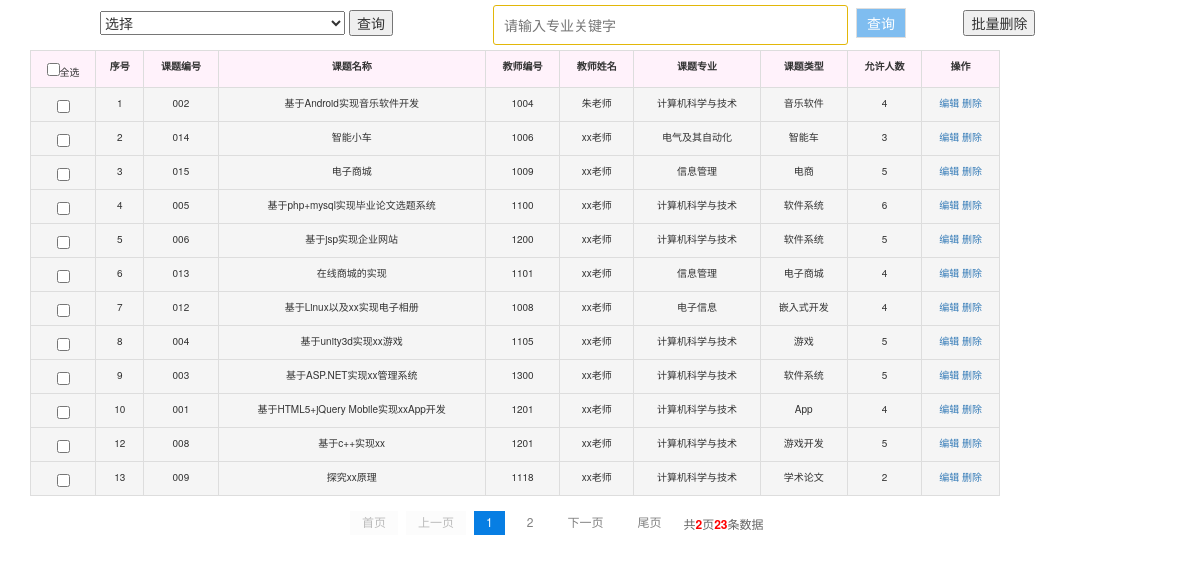
The page /noChoose.php on the database its author committed.
### tables this page shows
CREATE TABLE `topics` (
  `id` int(255) NOT NULL AUTO_INCREMENT,
  `topic_id` varchar(20) NOT NULL,
  `topic_name` varchar(50) NOT NULL,
  `teacher_id` varchar(20) NOT NULL,
  `teacher_name` varchar(20) NOT NULL,
  `class` varchar(20) NOT NULL,
  `topic_type` varchar(15) NOT NULL,
  `content` text NOT NULL,
  `total_stu` int(10) NOT NULL,
  `status` varchar(10) NOT NULL DEFAULT '审核中',
  `z_index` varchar(10) NOT NULL DEFAULT 'no',
  PRIMARY KEY (`id`)
);

### noChoose.php (the view, shortened to what this page needs)
<!DOCTYPE html PUBthC "-//W3C//DTD XHTML 1.0 Transitional//EN" "http://www.w3.org/TR/xhtml1/DTD/xhtml1-transitional.dtd">
<html xmlns="http://www.w3.org/1999/xhtml">
    <head>
        <link rel="stylesheet" href="bootstrap-3.3.7-dist/css/bootstrap.min.css">
        <link href="css/page.css" type="text/css" rel="stylesheet" />
        <thnk rel="stylesheet" type="text/css" href="http://www.sucaihuo.com/jquery/css/common.css" />
           <link href="css/search.css" type="text/css" rel="stylesheet" />
    </head>
    <body>
<form action="search_userinfo.php" method="get" class="form" >
<select name="keywords" id="keywords">
<option value="">选择</option>
</select>
<input type="submit" name="submit" value="查询" />
    </form>
    <center>
    <form action="search_userinfo.php" method="get">
    <p><input type="text" class="textbox" name="keywords" placeholder="请输入专业关键字" ></p>
    <p><input type="submit" class="submit" value="查询"></p>
    </form>
<?php
include_once("conn.php");
require_once('include/page_one.class.php');
$showrow = 12;
$curpage = empty($_GET['page']) ? 1 : $_GET['page'];
$url = "?page={page}";
$sql="select id,topic_id,topic_name,teacher_id,teacher_name,class,topic_type,total_stu from topics where z_index='no' order by id asc ";
$total = mysqli_num_rows(mysqli_query($conn, $sql));
$sql .= " LIMIT " . ($curpage - 1) * $showrow . ",$showrow;";
$result = mysqli_query($conn, $sql);
?>
<div class="container">
<form action='action.php?action=delete_stu_all' method='post'>
 <table class="table table-hover table-bordered" style="width:1140px;position: relative;left: -85px;font-size: 10px; ">
 <input class="" type="submit" value="批量删除" id="del" onclick="return tishi()" style="margin-top:10px;/>
      <tr class="success mx-0">
       <td class=" text-center"><input type="checkbox" id="qx" onclick="xuanzhong()" />全选 </td>
          <th>序号</th>
          <th>课题编号</th>
          <th>课题名称</th>
          <th>教师编号</th>
          <th>教师姓名</th>
          <th>课题专业</th>
          <th>课题类型</th>
          <th>允许人数</th>
          <th>操作</th>
<?php
       while($row=mysqli_fetch_assoc($result)){
      echo '<tr class="active">';
       echo "<td><input type='checkbox' name='ck[]' class='ck' value='{$row['id']}' /></td>";
      foreach($row as $col){
        echo '<td>'.$col.'</td>';
      }
      echo "<td><a href='edit_info.php?id={$row['id']}'>编辑</a>
            <a href='action.php?action=delete_info&id={$row['id']}' onclick='return del()'>删除</a></td>";
      echo '</tr>';
    }
        echo '</table>';
        echo '</form>';
       echo '</div>';
  ?>
    <div id="showpage">
    <?php
     if ($total > $showrow) {
    $page = new page($total, $showrow, $curpage, $url, 2);
    echo $page->myde_write();
    }
    ?>
    </div>
    </body>
</html>

### css/page.css (style rules this page uses)
p { margin:0 }
.container { width: 1000px; max-width: none !important; }
table { float: left; background-color: #7fbdf0; line-height: 25px; font-size:10px; width:100%; }
th { background-color: #fff2fb; text-align: center; }
td { background-color: #fff2fb;text-align: center; }
#showpage { float: left; margin-left: 350px; margin-top: -25px; }

### css/search.css (style rules this page uses)
.textbox { float: left; margin-left: 100px; width: 355px; height: 40px; border-radius: 3px; border:1px solid #e2b709; padding-left: 10px; margin-top: 5px; }
.submit { float: left; width: 50px; height: 30px; margin:8px; color: white; background-color: #7fbdf0; border:1px solid #dedede; cursor:pointer; }
.form { float: left;margin-left:100px;margin-top: 10px; }

### rows shown on the page
topics: id "1", topic "002", topic_name "基于Android实现音乐软件开发", teacher "1004", teacher_name "朱老师", class "计算机科学与技术", topic_type "音乐软件", total_stu "4"
topics: id "2", topic "014", topic_name "智能小车", teacher "1006", teacher_name "xx老师", class "电气及其自动化", topic_type "智能车", total_stu "3"
topics: id "3", topic "015", topic_name "电子商城", teacher "1009", teacher_name "xx老师", class "信息管理", topic_type "电商", total_stu "5"
topics: id "4", topic "005", topic_name "基于php+mysql实现毕业论文选题系统", teacher "1100", teacher_name "xx老师", class "计算机科学与技术", topic_type "软件系统", total_stu "6"
topics: col "5", topic "006", topic_name "基于jsp实现企业网站", teacher "1200", teacher_name "xx老师", class "计算机科学与技术", topic_type "软件系统"
topics: id "6", topic "013", topic_name "在线商城的实现", teacher "1101", teacher_name "xx老师", class "信息管理", topic_type "电子商城", total_stu "4"
topics: id "7", topic "012", topic_name "基于Linux以及xx实现电子相册", teacher "1008", teacher_name "xx老师", class "电子信息", topic_type "嵌入式开发", total_stu "4"
topics: id "8", topic "004", topic_name "基于unity3d实现xx游戏", teacher "1105", teacher_name "xx老师", class "计算机科学与技术", topic_type "游戏", total_stu "5"
topics: id "9", topic "003", topic_name "基于ASP.NET实现xx管理系统", teacher "1300", teacher_name "xx老师", class "计算机科学与技术", topic_type "软件系统", total_stu "5"
topics: id "10", topic "001", topic_name "基于HTML5+jQuery Mobile实现xxApp开发", teacher "1201", teacher_name "xx老师", class "计算机科学与技术", topic_type "App", total_stu "4"
topics: id "12", topic "008", topic_name "基于c++实现xx", teacher "1201", teacher_name "xx老师", class "计算机科学与技术", topic_type "游戏开发", total_stu "5"
topics: id "13", topic "009", topic_name "探究xx原理", teacher "1118", teacher_name "xx老师", class "计算机科学与技术", topic_type "学术论文", total_stu "2"

### other values the page prints
$this->myde_page_count "2"
$this->myde_total "23"
